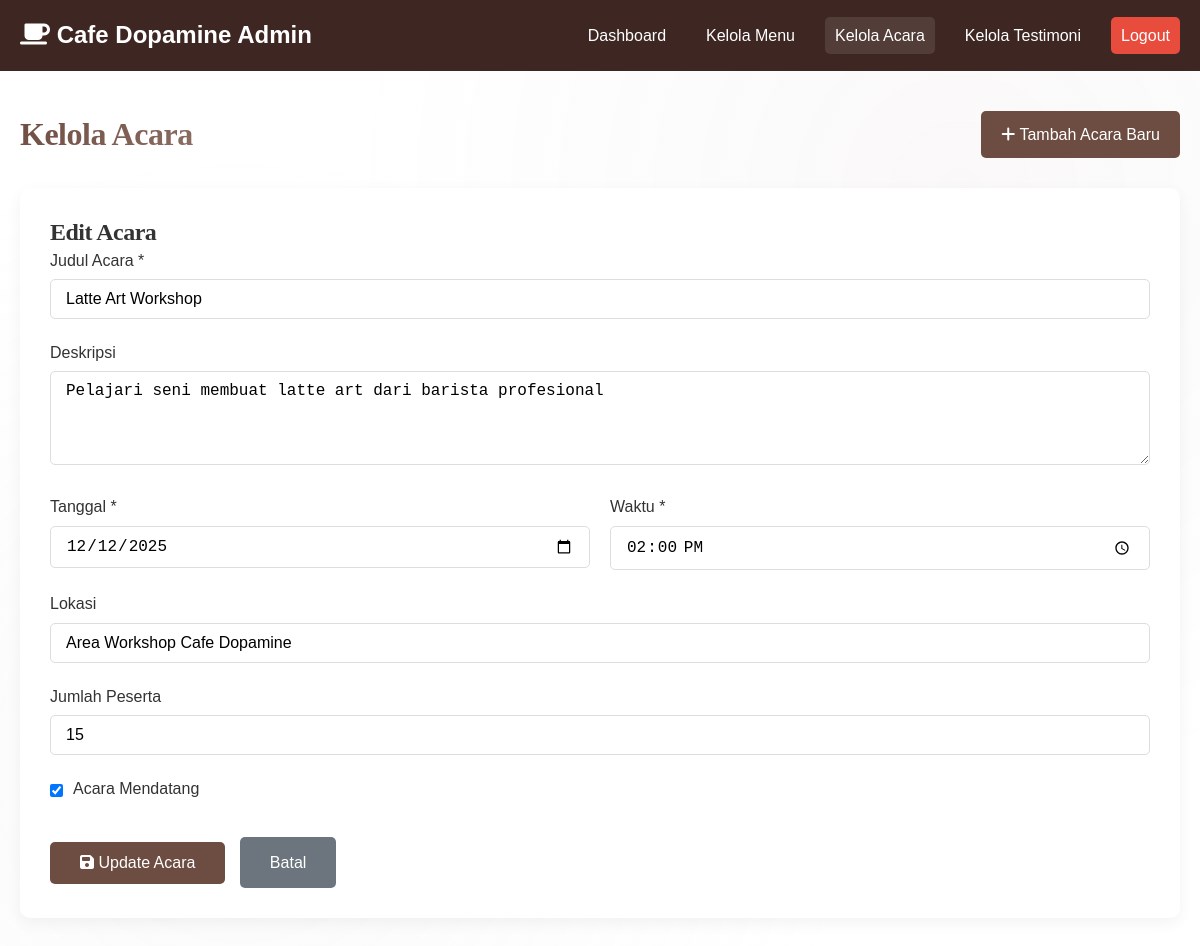
Screenshot of /admin/manage_events.php?edit=1 (signed in) with the database file from the repository.
### tables this page shows
CREATE TABLE `events` (
  `id` int(11) NOT NULL,
  `title` varchar(200) NOT NULL,
  `description` text DEFAULT NULL,
  `date` date NOT NULL,
  `time` time NOT NULL,
  `location` varchar(200) DEFAULT NULL,
  `participants` int(11) DEFAULT 0,
  `is_upcoming` tinyint(1) DEFAULT 1,
  `created_at` timestamp NOT NULL DEFAULT current_timestamp()
);

### admin/manage_events.php (the view, shortened to what this page needs)
<?php
require_once '../includes/database.php';
?>
<!DOCTYPE html>
<html lang="id">
<head>
    <link rel="stylesheet" href="../css/style.css">
    <link rel="stylesheet" href="https://cdnjs.cloudflare.com/ajax/libs/font-awesome/6.4.0/css/all.min.css">
</head>
<body>
    <header class="admin-header">
        <div class="container">
            <nav class="admin-nav">
                <div class="admin-logo">
                    <i class="fas fa-coffee"></i> Cafe Dopamine Admin
                </div>
                <div class="admin-nav-links">
                    <a href="dashboard.php">Dashboard</a>
                    <a href="manage_menu.php">Kelola Menu</a>
                    <a href="manage_events.php" class="active">Kelola Acara</a>
                    <a href="manage_testimonials.php">Kelola Testimoni</a>
                    <a href="logout.php" class="logout-btn">Logout</a>
                </div>
            </nav>
        </div>
    </header>
    <main class="admin-container">
        <div class="admin-title">
            <h1>Kelola Acara</h1>
            <a href="manage_events.php?action=add" class="btn-add">
                <i class="fas fa-plus"></i> Tambah Acara Baru
            </a>
        </div>
        <?php if (isset($_GET['action']) && $_GET['action'] === 'add'): ?>
            <div class="form-container">
                <h2>Tambah Acara Baru</h2>
                <form method="POST" action="">
                    <input type="hidden" name="action" value="add">
                    <div class="form-group">
                        <label for="title">Judul Acara *</label>
                        <input type="text" id="title" name="title" class="form-control" required>
                    </div>
                    <div class="form-group">
                        <label for="description">Deskripsi</label>
                        <textarea id="description" name="description" class="form-control" rows="4"></textarea>
                    </div>
                    <div class="datetime-group">
                        <div class="form-group">
                            <label for="date">Tanggal *</label>
                            <input type="date" id="date" name="date" class="form-control" required>
                        </div>
                        <div class="form-group">
                            <label for="time">Waktu *</label>
                            <input type="time" id="time" name="time" class="form-control" required>
                        </div>
                    </div>
                    <div class="form-group">
                        <label for="location">Lokasi</label>
                        <input type="text" id="location" name="location" class="form-control">
                    </div>
                    <div class="form-group">
                        <label for="participants">Jumlah Peserta</label>
                        <input type="number" id="participants" name="participants" class="form-control" min="0" value="0">
                    </div>
                    <div class="form-group">
                        <div class="checkbox-group">
                            <input type="checkbox" id="is_upcoming" name="is_upcoming" value="1" checked>
                            <label for="is_upcoming">Acara Mendatang</label>
                        </div>
                    </div>
                    <div class="form-actions">
                        <button type="submit" class="btn-submit">
                            <i class="fas fa-save"></i> Simpan Acara
                        </button>
                        <a href="manage_events.php" class="btn-cancel">Batal</a>
                    </div>
                </form>
            </div>
        <?php elseif (isset($_GET['edit'])):
            $id = intval($_GET['edit']);
            $result = $conn->query("SELECT * FROM events WHERE id = $id");
            $event = $result->fetch_assoc();
            if ($event):
        ?>
            <div class="form-container">
                <h2>Edit Acara</h2>
                <form method="POST" action="">
                    <div class="form-group">
                        <label for="title">Judul Acara *</label>
                        <input type="text" id="title" name="title" class="form-control" value="<?php echo htmlspecialchars($event['title']); ?>" required>
                    </div>
                    <div class="form-group">
                        <label for="description">Deskripsi</label>
                        <textarea id="description" name="description" class="form-control" rows="4"><?php echo htmlspecialchars($event['description']); ?></textarea>
                    </div>
                    <div class="datetime-group">
                        <div class="form-group">
                            <label for="date">Tanggal *</label>
                            <input type="date" id="date" name="date" class="form-control" value="<?php echo $event['date']; ?>" required>
                        </div>
                        <div class="form-group">
                            <label for="time">Waktu *</label>
                            <input type="time" id="time" name="time" class="form-control" value="<?php echo substr($event['time'], 0, 5); ?>" required>
                        </div>
                    </div>
                    <div class="form-group">
                        <label for="location">Lokasi</label>
                        <input type="text" id="location" name="location" class="form-control" value="<?php echo htmlspecialchars($event['location']); ?>">
                    </div>
                    <div class="form-group">
                        <label for="participants">Jumlah Peserta</label>
                        <input type="number" id="participants" name="participants" class="form-control" min="0" value="<?php echo $event['participants']; ?>">
                    </div>
                    <div class="form-group">
                        <div class="checkbox-group">
                            <input type="checkbox" id="is_upcoming" name="is_upcoming" value="1" <?php echo $event['is_upcoming'] ? 'checked' : ''; ?>>
                            <label for="is_upcoming">Acara Mendatang</label>
                        </div>
                    </div>
                    <div class="form-actions">
                        <button type="submit" class="btn-submit">
                            <i class="fas fa-save"></i> Update Acara
                        </button>
                        <a href="manage_events.php" class="btn-cancel">Batal</a>
                    </div>
                </form>
            </div>
        <?php
            else:
                echo '<div class="message error">Acara tidak ditemukan!</div>';
            endif;
        endif; ?>
    </main>
</body>
</html>

### css/style.css (style rules this page uses)
* { margin: 0; padding: 0; box-sizing: border-box; }
html { scroll-behavior: smooth; scroll-padding-top: 100px; }
:root { --primary-color: #6d4c41; --secondary-color: #a1887f; --accent-color: #d7ccc8; --light-color: #f5f5f5; --dark-color: #3e2723; --text-color: #333333; --text-light: #777777; --white: #ffffff; --shadow: 0 10px 30px rgba(0, 0, 0, 0.08); --shadow-hover: 0 20px 40px rgba(0, 0, 0, 0.15); --transition: all 0.4s cubic-bezier(0.175, 0.885, 0.32, 1.1); --border-radius: 16px; --gradient-primary: linear-gradient(135deg, #6d4c41 0%, #8d6e63 100%); --gradient-light: linear-gradient(135deg, #f9f5f3 0%, #f0e6e1 100%); }
body { font-family: 'Poppins', sans-serif; color: var(--text-color); background-color: var(--white); line-height: 1.7; overflow-x: hidden; position: relative; }
body::before { content: ''; position: fixed; top: 0; left: 0; width: 100%; height: 100%; background: radial-gradient(circle at 20% 80%, rgba(215, 204, 200, 0.1) 0%, transparent 50%), radial-gradient(circle at 80% 20%, rgba(161, 136, 127, 0.05) 0%, transparent 50%); pointer-events: none; z-index: -1; }
.container { width: 100%; max-width: 1200px; margin: 0 auto; padding: 0 20px; }
h1, h2, h3, h4 { font-family: 'Playfair Display', serif; font-weight: 700; line-height: 1.2; letter-spacing: -0.5px; }
h1 { background: var(--gradient-primary); -webkit-background-clip: text; -webkit-text-fill-color: transparent; background-clip: text; }
a { text-decoration: none; color: inherit; transition: var(--transition); }

### admin/manage_events.php (style rules this page uses)
.admin-header { background-color: var(--dark-color); color: white; padding: 15px 0; position: sticky; top: 0; z-index: 100; }
.admin-nav { display: flex; justify-content: space-between; align-items: center; }
.admin-logo { font-size: 1.5rem; font-weight: 600; }
.admin-nav-links { display: flex; gap: 20px; }
.admin-nav-links a { color: white; padding: 5px 10px; border-radius: 5px; transition: var(--transition); }
.admin-nav-links a:hover, .admin-nav-links a.active { background-color: rgba(255,255,255,0.1); }
.logout-btn { background: #e74c3c; }
.admin-container { padding: 40px 20px; max-width: 1200px; margin: 0 auto; }
.admin-title { margin-bottom: 30px; color: var(--dark-color); display: flex; justify-content: space-between; align-items: center; }
.btn-add { background-color: var(--primary-color); color: white; padding: 10px 20px; border-radius: 5px; text-decoration: none; transition: var(--transition); }
.form-container { background: white; border-radius: 10px; padding: 30px; box-shadow: 0 5px 15px rgba(0,0,0,0.05); }
.form-group { margin-bottom: 20px; }
.form-group label { display: block; margin-bottom: 5px; font-weight: 500; }
.form-control { width: 100%; padding: 10px 15px; border: 1px solid #ddd; border-radius: 5px; font-size: 16px; transition: var(--transition); }
.checkbox-group { display: flex; align-items: center; gap: 10px; }
.checkbox-group input { width: auto; }
.btn-submit { background-color: var(--primary-color); color: white; border: none; padding: 12px 30px; border-radius: 5px; font-size: 16px; cursor: pointer; transition: var(--transition); }
.btn-cancel { background-color: #6c757d; color: white; border: none; padding: 12px 30px; border-radius: 5px; font-size: 16px; cursor: pointer; transition: var(--transition); text-decoration: none; display: inline-block; margin-left: 10px; }
.form-actions { margin-top: 30px; }
.datetime-group { display: flex; gap: 20px; }
.datetime-group .form-group { flex: 1; }

### rows the page displays
events: title "Latte Art Workshop", description "Pelajari seni membuat latte art dari barista profesional", date "12/12/2025", time "14:00", location "Area Workshop Cafe Dopamine", participants "15", is_upcoming "☑"
